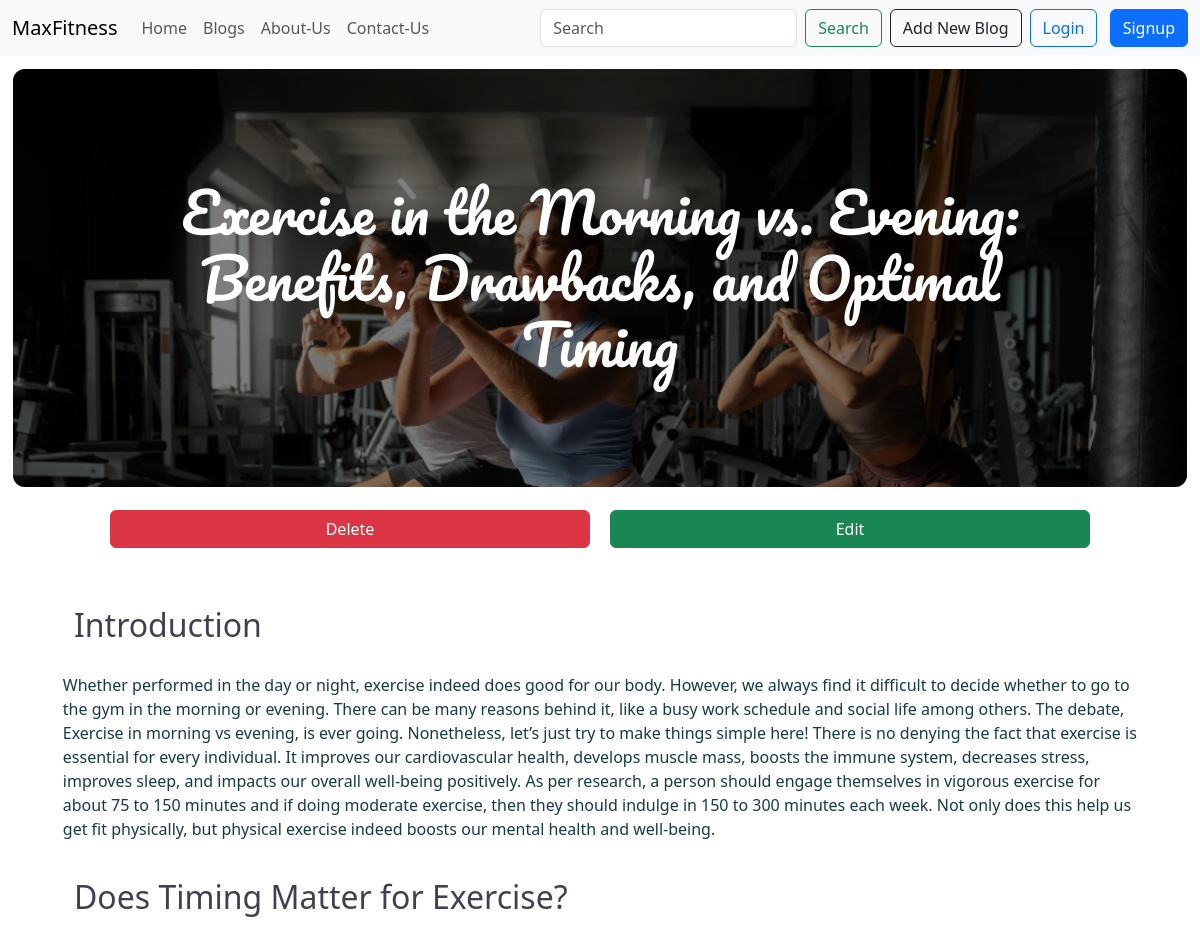
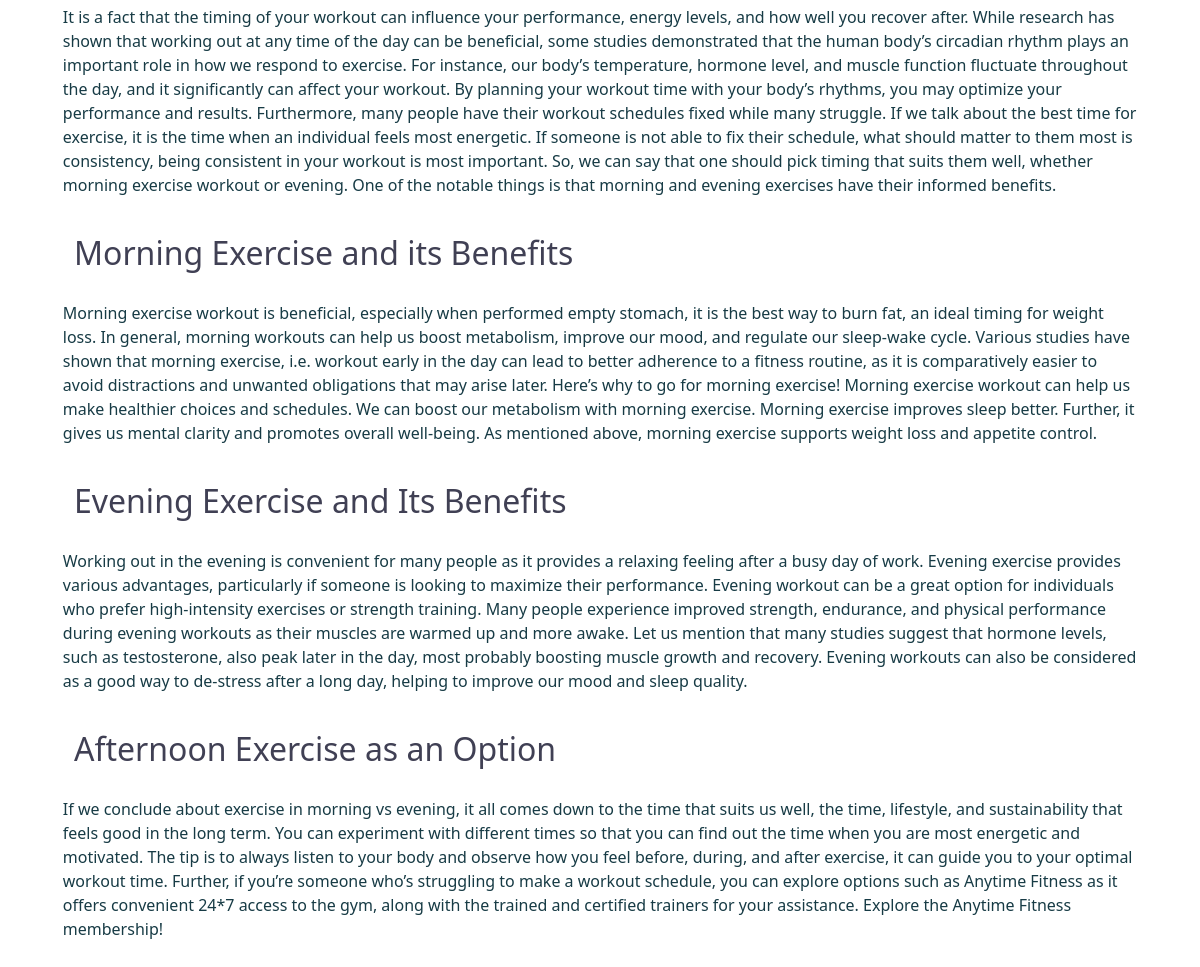
Screenshot of /blog/blog-page/3/ with the database file from the repository (2 pictures, top to bottom).
### Blog/models.py (models this page shows, shortened)
class Blog(models.Model):
    CATEGORY_CHOICES = [
        ('Weight Loss', 'Weight Loss'),
        ('Weight Gain', 'Weight Gain'),
        ('Food', 'Food'),
        ('Health', 'Health'),
        ('Yoga', 'Yoga'),
        ('Muscle Gain', 'Muscle Gain'),
    ]
    blog_id = models.AutoField(primary_key=True, unique=True)
    title = models.CharField(max_length=3000)
    category = models.CharField(max_length=300,choices=CATEGORY_CHOICES)
    introduction = models.TextField(max_length=6000)
    sub_heading1 = models.CharField(max_length=1000)
    content1 = models.TextField(max_length=10000)
    sub_heading2 = models.CharField(max_length=1000)
    content2 = models.TextField(max_length=10000)
    sub_heading3 = models.CharField(max_length=1000)
    content3 = models.TextField(max_length=10000)
    sub_heading4 = models.CharField(max_length=1000)
    content4 = models.TextField(max_length=10000)
    post_date = models.DateTimeField(auto_now=True)
    published_by = models.ForeignKey(Bloggers,on_delete=models.CASCADE,null=True)

### Blog/views.py (the view)
# urls.py: path('blog-page/<int:blog_id>/',views.view_blog,name='view_blog'),
def view_blog(request,blog_id):
    blog = models.Blog.objects.get(blog_id=blog_id)
    data = {
        'blog': blog
    }
    return render(request, 'Blog/view_blog.html',context=data)

### Blog/templates/Blog/view_blog.html (shortened to what this page needs)
<!doctype html>
{% load static %}
<html lang="en">
  <head>
    <link href="https://cdn.jsdelivr.net/npm/bootstrap@5.3.3/dist/css/bootstrap.min.css" rel="stylesheet">
    <link rel="stylesheet" href="{% static 'Blog/css/view_blog.css' %}">
  </head>
  <body>
      {% include 'navbar.html' %}
    <main>
        <div class="blog-header">
            <H1>{{blog.title}}</H1>
        </div>
        <div class="edit-delete">
            <a href="{% url 'Blog:delete_blog' blog_id=blog.blog_id %}" class="btn btn-danger">Delete</a>
            <a href="{% url 'Blog:update_blog' blog_id=blog.blog_id %}" class="btn btn-success">Edit</a>
        </div>
        <div class="blog-content mt-5 mb-5 container">
            <h3>Introduction</h3>
            <p>{{blog.introduction}}</p>
            <h3>{{blog.sub_heading1}}</h3>
            <p>{{blog.content1}}</p>
            <h3>{{blog.sub_heading2}}</h3>
            <p>{{blog.content2}}</p>
            <h3>{{blog.sub_heading3}}</h3>
            <p>{{blog.content3}}</p>
            <h3>{{blog.sub_heading4}}</h3>
            <p>{{blog.content4}}</p>
        </div>
    </main>
    </body>
</html>

### Blog/static/Blog/css/view_blog.css (style rules this page uses)
.blog-header { color: white; margin: 0.8em; border-radius: 12px; font-family: "Pacifico", cursive; text-align: center; }
.blog-header h1 { font-size: 55px; background-color: rgba(0, 0, 0, 0.492); width: 100%; height: 100%; padding: 2em 3em; border-radius: 12px; }
.blog-content h3 { color: #404054; margin-left: 1em; font-size: 2em; }
.blog-content p { color: #173B45; padding: 1.3em; }

### rows the page displays
Blog: title "Exercise in the Morning vs. Evening: Benefits, Drawbacks, and Optimal Timing", introduction "Whether performed in the day or night, exercise indeed does good for our body. However, we always find it difficult to decide whether to go to the gym in the morning or evening. There can be many reasons behind it, like a busy work schedule and social life among others. The debate, Exercise in morning vs evening, is ever going. Nonetheless, let’s just try to make things simple here! There is no denying the fact that exercise is essential for every individual. It improves our cardiovascular health, develops muscle mass, boosts the immune system, decreases stress, improves sleep, and impacts our overall well-being positively. As per research, a person should engage themselves in vigorous…", sub_heading1 "Does Timing Matter for Exercise?", content1 "It is a fact that the timing of your workout can influence your performance, energy levels, and how well you recover after. While research has shown that working out at any time of the day can be beneficial, some studies demonstrated that the human body’s circadian rhythm plays an important role in how we respond to exercise. For instance, our body’s temperature, hormone level, and muscle function fluctuate throughout the day, and it significantly can affect your workout. By planning your workout time with your body’s rhythms, you may optimize your performance and results. Furthermore, many people have their workout schedules fixed while many struggle. If we talk about the best time for…", sub_heading2 "Morning Exercise and its Benefits", content2 "Morning exercise workout is beneficial, especially when performed empty stomach, it is the best way to burn fat, an ideal timing for weight loss. In general, morning workouts can help us boost metabolism, improve our mood, and regulate our sleep-wake cycle. Various studies have shown that morning exercise, i.e. workout early in the day can lead to better adherence to a fitness routine, as it is comparatively easier to avoid distractions and unwanted obligations that may arise later. Here’s why to go for morning exercise! Morning exercise workout can help us make healthier choices and schedules. We can boost our metabolism with morning exercise. Morning exercise improves sleep better.…", sub_heading3 "Evening Exercise and Its Benefits", content3 "Working out in the evening is convenient for many people as it provides a relaxing feeling after a busy day of work. Evening exercise provides various advantages, particularly if someone is looking to maximize their performance. Evening workout can be a great option for individuals who prefer high-intensity exercises or strength training. Many people experience improved strength, endurance, and physical performance during evening workouts as their muscles are warmed up and more awake. Let us mention that many studies suggest that hormone levels, such as testosterone, also peak later in the day, most probably boosting muscle growth and recovery. Evening workouts can also be considered as a…", sub_heading4 "Afternoon Exercise as an Option", content4 "If we conclude about exercise in morning vs evening, it all comes down to the time that suits us well, the time, lifestyle, and sustainability that feels good in the long term. You can experiment with different times so that you can find out the time when you are most energetic and motivated. The tip is to always listen to your body and observe how you feel before, during, and after exercise, it can guide you to your optimal workout time. Further, if you’re someone who’s struggling to make a workout schedule, you can explore options such as Anytime Fitness as it offers convenient 24*7 access to the gym, along with the trained and certified trainers for your assistance. Explore the Anytime…"
